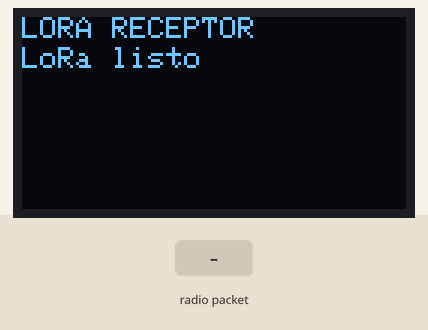
Simulated run of this sketch. Board: ESP32. Parts: 128×64 one-colour display. Inputs (shaded band) come from the test bench. No radio packets arrive unless stated; nothing arrives over Bluetooth unless stated; a phone connects over Bluetooth LE 3 s after start; what the sketch prints to the serial monitor is not drawn.

Above: at 3.3 s.
3.4 s: radio packet "1" arrives
At 4.6 s:
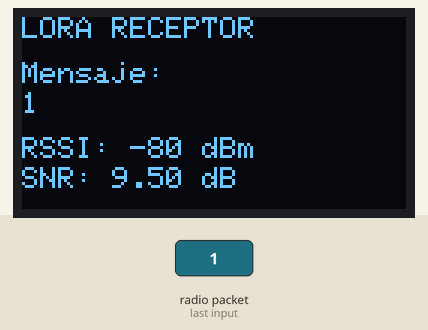
4.9 s: radio packet "0" arrives
At 5.8 s:
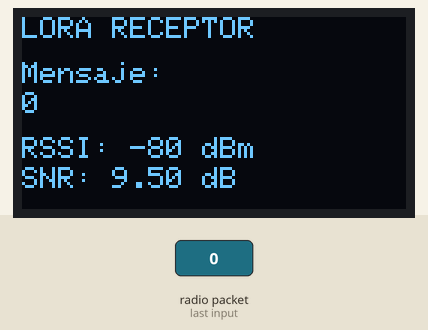
6.4 s: radio packet "2" arrives
Timing chart, 0 to 9.4 s (numbered marks = the images above; inputs shaded):
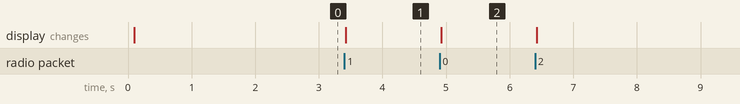

Measured:
- after the input at 3.4 s, the display: changes at once (image 1)
- after the input at 4.9 s, the display: changes at once (image 2)

The sketch:

receptorLoRaBLE.ino
```cpp
// Librerías LoRa
#include <SPI.h>
#include <LoRa.h>

// Librerías BLE
#include <BLEDevice.h>
#include <BLEServer.h>
#include <BLEUtils.h>
#include <BLE2902.h>

// Librerías OLED
#include <Wire.h>
#include <Adafruit_GFX.h>
#include <Adafruit_SSD1306.h>

// Pines LoRa
#define SCK     5
#define MISO   19
#define MOSI   27
#define SS     18
#define RST    23
#define DIO0   26

// Frecuencia LoRa
#define BAND 915E6

// Pines OLED
#define OLED_SDA 21
#define OLED_SCL 22
#define OLED_RST -1

#define SCREEN_WIDTH 128
#define SCREEN_HEIGHT 64

// Se declara un servicio BLE
BLECharacteristic *mensajeCharacteristic;

#define SERVICE_UUID        "12345678-1234-1234-1234-1234567890ab"
#define CHARACTERISTIC_UUID "abcd1234-ab12-cd34-ef56-abcdef123456"


// Inicializa la pantalla OLED
Adafruit_SSD1306 display(SCREEN_WIDTH, SCREEN_HEIGHT, &Wire, OLED_RST);

void setup() {
  Serial.begin(115200);

  // Inicializa pantalla OLED
  Wire.begin(OLED_SDA, OLED_SCL);
  if (!display.begin(SSD1306_SWITCHCAPVCC, 0x3C, false, false)) {
    Serial.println(F("Fallo en inicialización OLED"));
    while (true);
  }

  display.clearDisplay();
  display.setTextColor(WHITE);
  display.setTextSize(1);
  display.setCursor(0, 0);
  display.println("LORA RECEPTOR");
  display.display();

  // Inicializa LoRa
  SPI.begin(SCK, MISO, MOSI, SS);
  LoRa.setPins(SS, RST, DIO0);

  if (!LoRa.begin(BAND)) {
    Serial.println("Fallo al iniciar LoRa");
    while (1);
  }

  Serial.println("LoRa Inicializado OK");
  display.setCursor(0, 10);
  display.println("LoRa listo");
  display.display();
  delay(2000);

  BLEDevice::init("LoRa32_Receptor");
  BLEServer *pServer = BLEDevice::createServer();
  BLEService *pService = pServer->createService(SERVICE_UUID);

  mensajeCharacteristic = pService->createCharacteristic(
                          CHARACTERISTIC_UUID,
                          BLECharacteristic::PROPERTY_READ |
                          BLECharacteristic::PROPERTY_NOTIFY
                        );

  mensajeCharacteristic->addDescriptor(new BLE2902());
  mensajeCharacteristic->setValue("Esperando datos...");
  pService->start();

  BLEAdvertising *pAdvertising = BLEDevice::getAdvertising();
  pAdvertising->start();
  Serial.println("Servidor BLE iniciado");

}

void loop() {
  // Verifica si hay paquetes disponibles
  int packetSize = LoRa.parsePacket();
  if (packetSize) {
    String mensaje = "";

    // Leer el paquete
    while (LoRa.available()) {
      mensaje += (char)LoRa.read();
    }

    // Obtener calidad de la señal
    int rssi = LoRa.packetRssi();
    float snr = LoRa.packetSnr();

    // Imprimir en el monitor serial
    Serial.println("Mensaje recibido: " + mensaje);
    Serial.print("RSSI: ");
    Serial.print(rssi);
    Serial.print(" dBm, SNR: ");
    Serial.print(snr);
    Serial.println(" dB");

    // Mostrar en pantalla
    display.clearDisplay();
    display.setCursor(0, 0);
    display.println("LORA RECEPTOR");
    display.setCursor(0, 15);
    display.print("Mensaje:");
    display.setCursor(0, 25);
    display.print(mensaje);
    display.setCursor(0, 40);
    display.print("RSSI: ");
    display.print(rssi);
    display.print(" dBm");
    display.setCursor(0, 50);
    display.print("SNR: ");
    display.print(snr);
    display.print(" dB");
    display.display();

    // Actualiza el valor BLE
    mensajeCharacteristic->setValue(mensaje.c_str());
    mensajeCharacteristic->notify();  // Notifica al cliente si está conectado

  }
}
```
